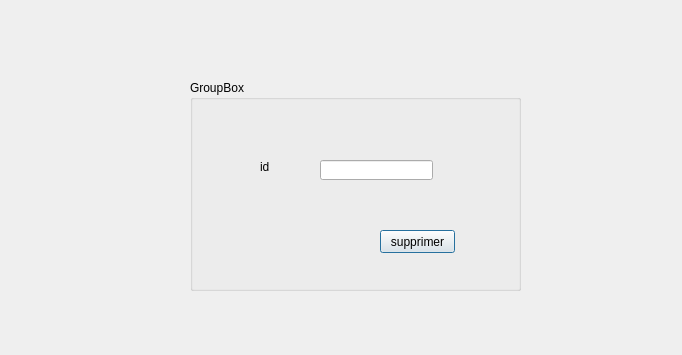
<?xml version="1.0" encoding="UTF-8"?>
<ui version="4.0">
 <class>supprimeran</class>
 <widget class="QDialog" name="supprimeran">
  <property name="geometry">
   <rect>
    <x>0</x>
    <y>0</y>
    <width>682</width>
    <height>355</height>
   </rect>
  </property>
  <property name="windowTitle">
   <string>Dialog</string>
  </property>
  <widget class="QGroupBox" name="groupBox">
   <property name="geometry">
    <rect>
     <x>190</x>
     <y>80</y>
     <width>331</width>
     <height>211</height>
    </rect>
   </property>
   <property name="title">
    <string>GroupBox</string>
   </property>
   <widget class="QLabel" name="label">
    <property name="geometry">
     <rect>
      <x>70</x>
      <y>80</y>
      <width>47</width>
      <height>14</height>
     </rect>
    </property>
    <property name="text">
     <string>id</string>
    </property>
   </widget>
   <widget class="QLineEdit" name="lineEdit_suppa">
    <property name="geometry">
     <rect>
      <x>130</x>
      <y>80</y>
      <width>113</width>
      <height>20</height>
     </rect>
    </property>
   </widget>
   <widget class="QPushButton" name="supprimeran2">
    <property name="geometry">
     <rect>
      <x>190</x>
      <y>150</y>
      <width>75</width>
      <height>23</height>
     </rect>
    </property>
    <property name="text">
     <string>supprimer</string>
    </property>
   </widget>
  </widget>
 </widget>
 <resources/>
 <connections/>
</ui>
